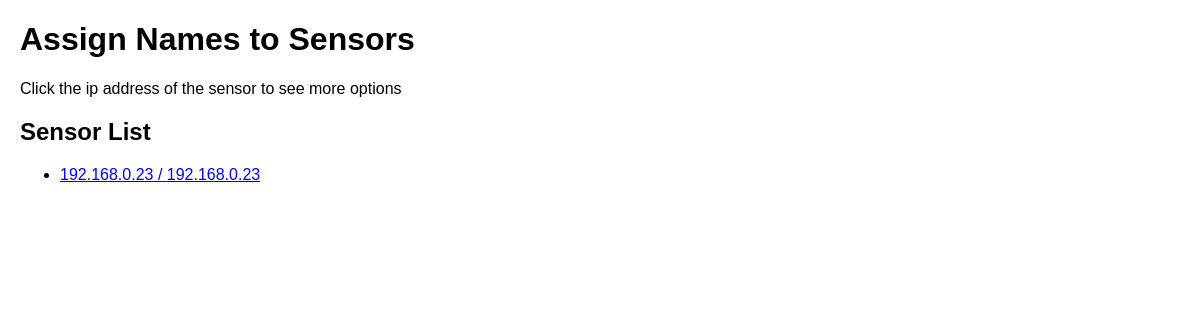
/sensors, run on an earlier commit of the app's database.
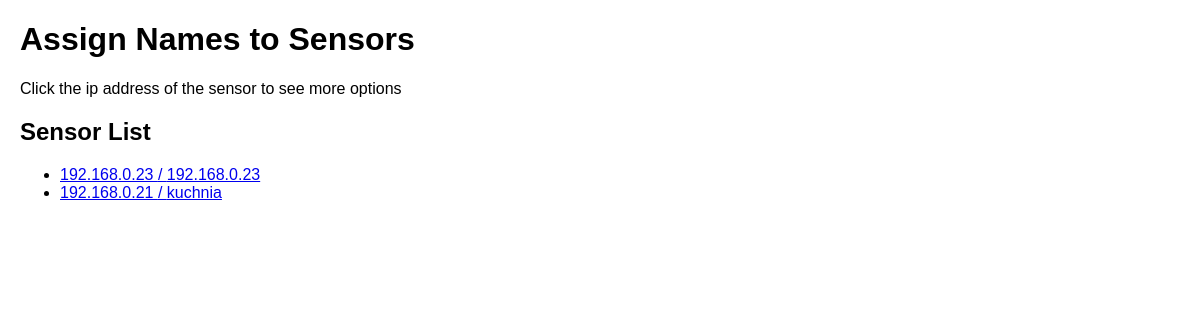
And on a later commit of the database.
### tables this page shows
CREATE TABLE sensors(id integer primary key autoincrement,
ip varchar(15), room varchar(30), isOn boolean);

### panel.py (the view)
@app.route("/sensors")
def sensors():
    sensors = [(s["id"],s["ip"],s["room"]) for s in db.getSensors()]
    return render_template("sensors.html",sensors=sensors)

### dbManager.py (called while the page is built)
    def getSensors(self):
        self.cursor.execute("SELECT * FROM sensors")
        return self.cursor.fetchall()

### templates/sensors.html (shortened to what this page needs)
<!DOCTYPE html>
<html lang="en">
<head>
</head>
<body>
    <h1>Assign Names to Sensors</h1>
    <p>Click the ip address of the sensor to see more options</p>
    <h2>Sensor List</h2>
        <ul class="sensor-list">
            {% for sensor in sensors %}
                <li>
                    <a href="{{ url_for('sensor',id=sensor[0]) }}">
                        {{ sensor[1] }} / {{ sensor[2] }}
                    </a>
                </li>
            {% endfor %}
        </ul>
</body>
</html>

What changed in the data, as far as the page shows it:
added sensors: ip "192.168.0.21", room "kuchnia"
